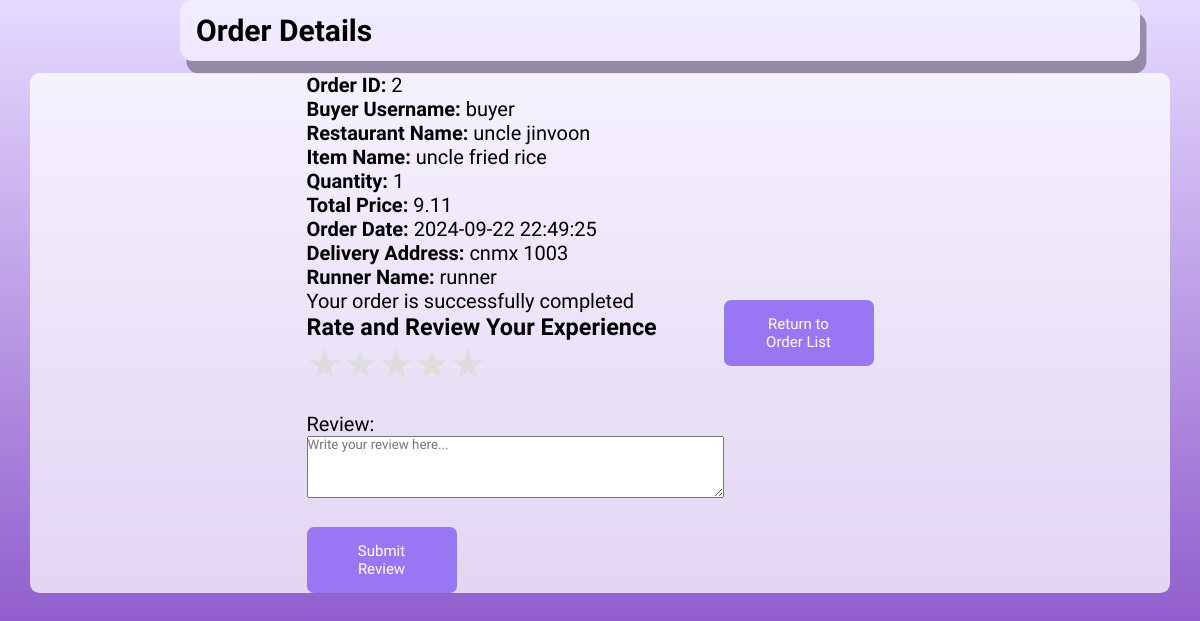
/buyer_order_details/2, run on an earlier commit of the app's database.
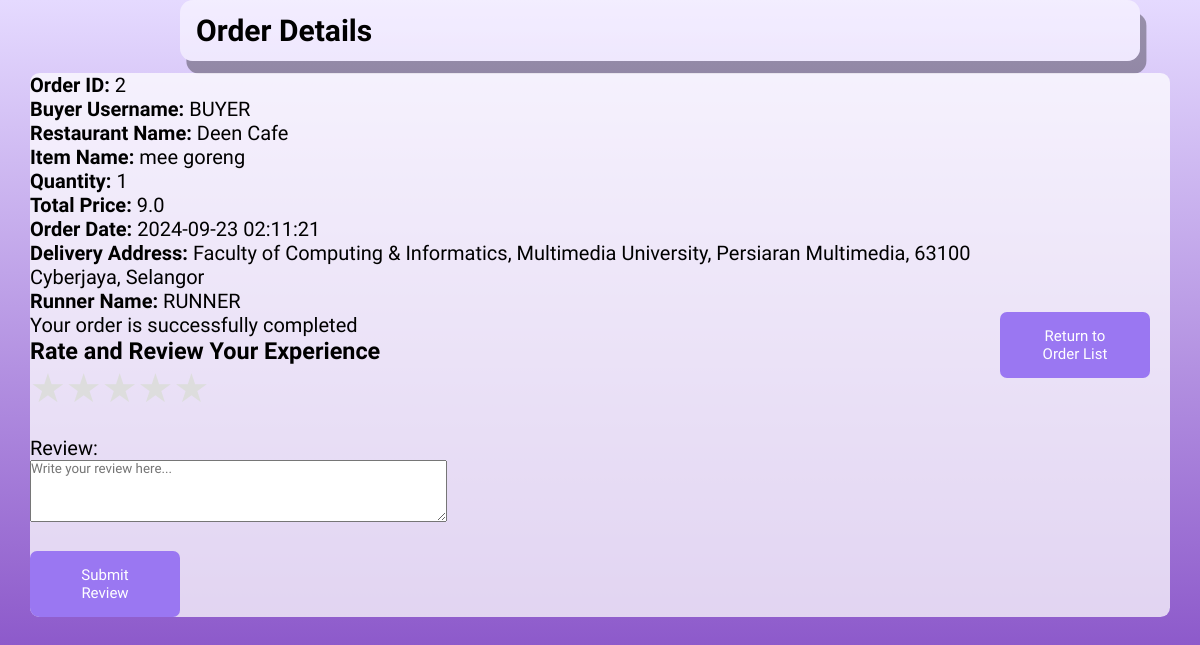
And on a later commit of the database.
### tables this page shows
CREATE TABLE orders (
            id INTEGER PRIMARY KEY AUTOINCREMENT,
            buyer_username TEXT NOT NULL,
            restaurant_name TEXT NOT NULL,
            item_name TEXT NOT NULL,
            total_price REAL NOT NULL,
            quantity INTEGER NOT NULL,
            order_date TIMESTAMP DEFAULT CURRENT_TIMESTAMP, 
            order_status TEXT DEFAULT 'available',
            status TEXT DEFAULT 'pending',
            runner_name TEXT,
            runner_lat REAL,
            runner_lng REAL,
            delivery_address TEXT,
            delivery_lat REAL,
            delivery_lng REAL
        );

### app.py (the view)
@app.route('/buyer_order_details/<int:order_id>', methods=['GET'])
def buyer_order_details(order_id):
    conn = get_db_connection()
    cursor = conn.cursor()
    query = """
        SELECT id, buyer_username, restaurant_name, item_name, total_price, quantity, order_date, delivery_address, delivery_lat, delivery_lng, runner_lat, runner_lng, runner_name, status, order_status
        FROM orders
        WHERE id = ?
    """
    cursor.execute(query, (order_id,))
    order = cursor.fetchone()
    if order is None:
        return redirect(url_for('buyer_orders'))
    cursor.execute("""
        SELECT rating, review FROM order_reviews
        WHERE order_id = ? AND buyer_username = ?
    """, (order_id, session.get('username')))
    submitted_review = cursor.fetchone()
    conn.close()
    return render_template('buyer_order_details.html', order=order, submitted_review=submitted_review)

### app.py (called while the page is built)
def get_db_connection():
    con = sqlite3.connect(os.path.join(os.path.dirname(__file__), 'database.db'))
    con.row_factory = sqlite3.Row
    return con

### templates/buyer_order_details.html (shortened to what the changed rows need)
<!DOCTYPE html>
<html lang="en">
<head>
    <link rel="stylesheet" href="https://unpkg.com/leaflet/dist/leaflet.css" />
    <link rel="stylesheet" type="text/css" href="../static/style(BP).css">
    <link rel="stylesheet" href="https://unpkg.com/boxicons@latest/css/boxicons.min.css">
    <link href="https://cdn.jsdelivr.net/npm/remixicon@4.3.0/fonts/remixicon.css" rel="stylesheet"/>
    <link rel="stylesheet" href="https://unpkg.com/aos@next/dist/aos.css" />
</head>
<body>
    <div class="container">
        <div class="table">
            <div class="table-header">
                <h2>Order Details</h2>
            </div>
        </div>
            <div class="table-body">
                <div class="order-summary">
                    <p><strong>Order ID:</strong> {{ order.id }}</p>
                    <p><strong>Buyer Username:</strong> {{ order.buyer_username }}</p>
                    <p><strong>Restaurant Name:</strong> {{ order.restaurant_name }}</p>
                    <p><strong>Item Name:</strong> {{ order.item_name }}</p>
                    <p><strong>Quantity:</strong> {{ order.quantity }}</p>
                    <p><strong>Total Price:</strong> {{ order.total_price }}</p>
                    <p><strong>Order Date:</strong> {{ order.order_date }}</p>
                    <p><strong>Delivery Address:</strong> {{ order.delivery_address }}</p>
                    {% if order.runner_name %}
                    <p><strong>Runner Name:</strong> {{ order.runner_name }}</p>
                    {% endif %}
                    {% if order.order_status == 'completed' %}
                        <p class="status-message">Your order is successfully completed</p>
                        {% if submitted_review %}
                        <div class="submitted-review">
                            <h3>Thank you for your review!</h3>
                            <p><strong>Your Rating:</strong></p>
                            <div class="star-rating">
                                {% for i in range(1, 6) %}
                                    {% if i <= submitted_review[0] %}
                                        <label class="active">&#9733;</label>
                                    {% else %}
                                        <label>&#9734;</label>
                                    {% endif %}
                                {% endfor %}
                            </div>
                            <p><strong>Your Review:</strong> {{ submitted_review[1] }}</p>
                        </div>
                        {% else %}
                            <h3>Rate and Review Your Experience</h3>
                            <form action="{{ url_for('submit_review', order_id=order.id) }}" method="POST" id="rating-form">
                                <div class="star-rating" id="star-rating">
                                </div>
                                <input type="hidden" name="rating" id="rating-value" required><br><br>
                                <label for="review">Review:</label><br>
                                <textarea name="review" id="review" rows="4" cols="50" placeholder="Write your review here..." required></textarea><br><br>
                                <button type="submit" class="button">Submit Review</button>
                            </form>
                        {% endif %}
                    {% elif order.status == 'picked up' %}
                        <p class="status-message">Runner is delivering your order</p>
                    {% elif order.status == 'preparing' %}
                        <p class="status-message">Seller is preparing your food</p>
                    {% elif order.status == 'delivered' %}
                        <p class="status-message">Your food is ready for runner to pick up</p>
                    {% else %}
                        <p class="status-message">Order status: {{ order.status }}</p>
                    {% endif %}
                </div>
            </div>
    </div>
</body>
</html>

What changed in the data, as far as the page shows it:
changed orders id 2: buyer_username "buyer" → "BUYER"; restaurant_name "uncle jinvoon" → "Deen Cafe"; item_name "uncle fried rice" → "mee goreng"; total_price "9.11" → "9.0"; order_date "2024-09-22 22:49:25" → "2024-09-23 02:11:21"; delivery_address "cnmx 1003" → "Faculty of Computing & Informatics, Multimedia University, Persiaran Multimedia, 63100 Cyberjaya, Selangor"; runner_name "runner" → "RUNNER"
